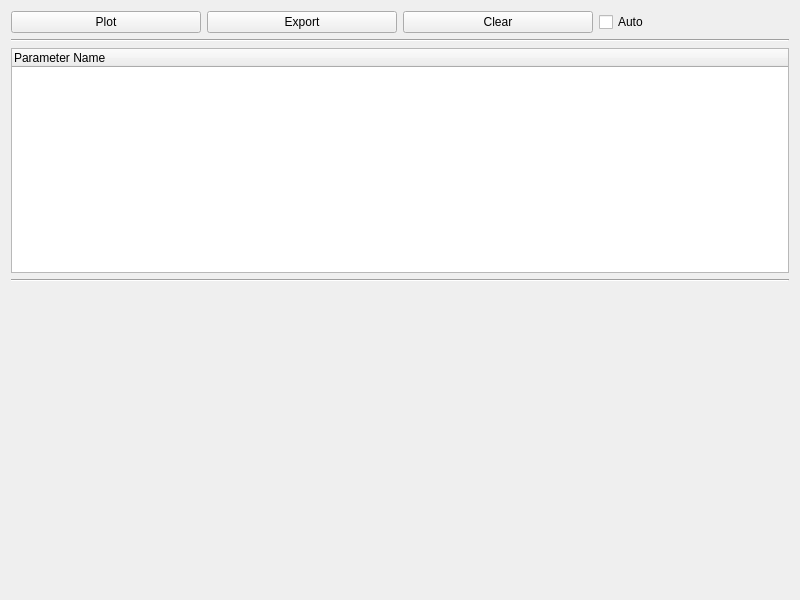
<?xml version="1.0" encoding="UTF-8"?>
<ui version="4.0">
 <class>HistoryWidget</class>
 <widget class="QWidget" name="HistoryWidget">
  <property name="geometry">
   <rect>
    <x>0</x>
    <y>0</y>
    <width>800</width>
    <height>600</height>
   </rect>
  </property>
  <property name="windowTitle">
   <string>Solution History</string>
  </property>
  <layout class="QVBoxLayout" name="verticalLayout">
   <item>
    <layout class="QGridLayout" name="gridLayout">
     <item row="4" column="0" colspan="4">
      <widget class="QWidget" name="plot_widget" native="true">
       <property name="sizePolicy">
        <sizepolicy hsizetype="Preferred" vsizetype="Preferred">
         <horstretch>0</horstretch>
         <verstretch>0</verstretch>
        </sizepolicy>
       </property>
       <property name="minimumSize">
        <size>
         <width>200</width>
         <height>300</height>
        </size>
       </property>
      </widget>
     </item>
     <item row="0" column="0">
      <widget class="QPushButton" name="plot_btn">
       <property name="text">
        <string>Plot</string>
       </property>
      </widget>
     </item>
     <item row="0" column="3">
      <widget class="QCheckBox" name="auto_chk">
       <property name="toolTip">
        <string>Automatically plot selected parameter when DC program finishes its calculation</string>
       </property>
       <property name="text">
        <string>Auto</string>
       </property>
      </widget>
     </item>
     <item row="2" column="0" colspan="4">
      <widget class="QTreeWidget" name="history_treewidget">
       <property name="sizePolicy">
        <sizepolicy hsizetype="Expanding" vsizetype="Minimum">
         <horstretch>0</horstretch>
         <verstretch>0</verstretch>
        </sizepolicy>
       </property>
       <property name="maximumSize">
        <size>
         <width>16777215</width>
         <height>225</height>
        </size>
       </property>
       <column>
        <property name="text">
         <string>Parameter Name</string>
        </property>
       </column>
      </widget>
     </item>
     <item row="0" column="2">
      <widget class="QPushButton" name="clear_btn">
       <property name="text">
        <string>Clear</string>
       </property>
      </widget>
     </item>
     <item row="1" column="0" colspan="4">
      <widget class="Line" name="line">
       <property name="orientation">
        <enum>Qt::Horizontal</enum>
       </property>
      </widget>
     </item>
     <item row="0" column="1">
      <widget class="QPushButton" name="export_btn">
       <property name="text">
        <string>Export</string>
       </property>
      </widget>
     </item>
     <item row="3" column="0" colspan="4">
      <widget class="Line" name="line_2">
       <property name="orientation">
        <enum>Qt::Horizontal</enum>
       </property>
      </widget>
     </item>
    </layout>
   </item>
  </layout>
 </widget>
 <resources/>
 <connections/>
</ui>
